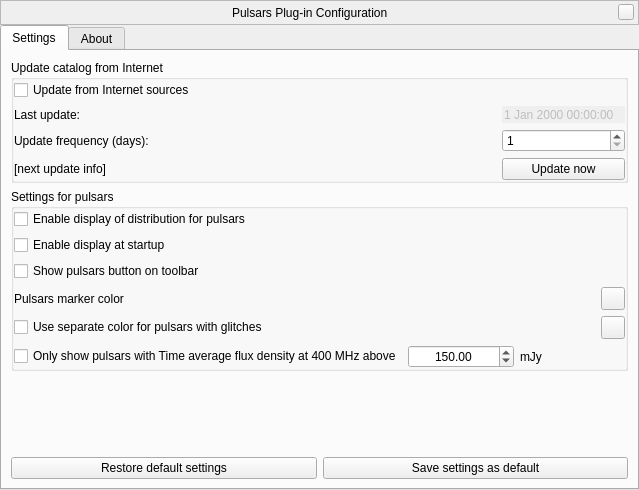
<?xml version="1.0" encoding="UTF-8"?>
<ui version="4.0">
 <class>pulsarsDialog</class>
 <widget class="QWidget" name="pulsarsDialog">
  <property name="geometry">
   <rect>
    <x>0</x>
    <y>0</y>
    <width>639</width>
    <height>490</height>
   </rect>
  </property>
  <property name="windowTitle">
   <string>Pulsars Configuration</string>
  </property>
  <layout class="QVBoxLayout" name="verticalLayout_2">
   <property name="spacing">
    <number>0</number>
   </property>
   <property name="leftMargin">
    <number>0</number>
   </property>
   <property name="topMargin">
    <number>0</number>
   </property>
   <property name="rightMargin">
    <number>0</number>
   </property>
   <property name="bottomMargin">
    <number>0</number>
   </property>
   <item>
    <widget class="BarFrame" name="TitleBar">
     <property name="sizePolicy">
      <sizepolicy hsizetype="Expanding" vsizetype="Fixed">
       <horstretch>0</horstretch>
       <verstretch>0</verstretch>
      </sizepolicy>
     </property>
     <property name="minimumSize">
      <size>
       <width>530</width>
       <height>25</height>
      </size>
     </property>
     <property name="maximumSize">
      <size>
       <width>16777215</width>
       <height>25</height>
      </size>
     </property>
     <property name="focusPolicy">
      <enum>Qt::NoFocus</enum>
     </property>
     <property name="autoFillBackground">
      <bool>false</bool>
     </property>
     <property name="frameShape">
      <enum>QFrame::StyledPanel</enum>
     </property>
     <layout class="QHBoxLayout">
      <property name="spacing">
       <number>0</number>
      </property>
      <property name="leftMargin">
       <number>0</number>
      </property>
      <property name="topMargin">
       <number>0</number>
      </property>
      <property name="rightMargin">
       <number>4</number>
      </property>
      <property name="bottomMargin">
       <number>0</number>
      </property>
      <item>
       <spacer>
        <property name="orientation">
         <enum>Qt::Horizontal</enum>
        </property>
        <property name="sizeHint" stdset="0">
         <size>
          <width>40</width>
          <height>20</height>
         </size>
        </property>
       </spacer>
      </item>
      <item>
       <widget class="QLabel" name="stelWindowTitle">
        <property name="text">
         <string>Pulsars Plug-in Configuration</string>
        </property>
       </widget>
      </item>
      <item>
       <spacer>
        <property name="orientation">
         <enum>Qt::Horizontal</enum>
        </property>
        <property name="sizeHint" stdset="0">
         <size>
          <width>40</width>
          <height>20</height>
         </size>
        </property>
       </spacer>
      </item>
      <item>
       <widget class="QPushButton" name="closeStelWindow">
        <property name="minimumSize">
         <size>
          <width>16</width>
          <height>16</height>
         </size>
        </property>
        <property name="maximumSize">
         <size>
          <width>16</width>
          <height>16</height>
         </size>
        </property>
        <property name="focusPolicy">
         <enum>Qt::NoFocus</enum>
        </property>
        <property name="text">
         <string/>
        </property>
       </widget>
      </item>
     </layout>
    </widget>
   </item>
   <item>
    <widget class="QTabWidget" name="tabs">
     <property name="documentMode">
      <bool>false</bool>
     </property>
     <widget class="QWidget" name="settingsTab">
      <attribute name="title">
       <string>Settings</string>
      </attribute>
      <layout class="QVBoxLayout" name="verticalLayout_3">
       <item>
        <widget class="QGroupBox" name="updatesGroup">
         <property name="title">
          <string>Update catalog from Internet</string>
         </property>
         <property name="flat">
          <bool>true</bool>
         </property>
         <property name="checkable">
          <bool>false</bool>
         </property>
         <layout class="QVBoxLayout" name="verticalLayout_12">
          <property name="leftMargin">
           <number>0</number>
          </property>
          <property name="topMargin">
           <number>0</number>
          </property>
          <property name="rightMargin">
           <number>0</number>
          </property>
          <property name="bottomMargin">
           <number>0</number>
          </property>
          <item>
           <widget class="QCheckBox" name="internetUpdatesCheckbox">
            <property name="text">
             <string>Update from Internet sources</string>
            </property>
           </widget>
          </item>
          <item>
           <layout class="QGridLayout" name="gridLayout">
            <item row="0" column="0">
             <widget class="QLabel" name="lastUpdateLabel">
              <property name="text">
               <string>Last update:</string>
              </property>
             </widget>
            </item>
            <item row="0" column="2">
             <widget class="QDateTimeEdit" name="lastUpdateDateTimeEdit">
              <property name="enabled">
               <bool>false</bool>
              </property>
              <property name="frame">
               <bool>false</bool>
              </property>
              <property name="buttonSymbols">
               <enum>QAbstractSpinBox::NoButtons</enum>
              </property>
             </widget>
            </item>
            <item row="1" column="0">
             <widget class="QLabel" name="updateFrequencyLabel">
              <property name="text">
               <string>Update frequency (days):</string>
              </property>
             </widget>
            </item>
            <item row="1" column="2">
             <widget class="QSpinBox" name="updateFrequencySpinBox">
              <property name="minimum">
               <number>1</number>
              </property>
              <property name="maximum">
               <number>9999</number>
              </property>
              <property name="value">
               <number>1</number>
              </property>
             </widget>
            </item>
            <item row="2" column="0">
             <widget class="QLabel" name="nextUpdateLabel">
              <property name="text">
               <string>[next update info]</string>
              </property>
             </widget>
            </item>
            <item row="2" column="1">
             <spacer name="horizontalSpacer">
              <property name="orientation">
               <enum>Qt::Horizontal</enum>
              </property>
              <property name="sizeHint" stdset="0">
               <size>
                <width>17</width>
                <height>20</height>
               </size>
              </property>
             </spacer>
            </item>
            <item row="2" column="2">
             <widget class="QPushButton" name="updateButton">
              <property name="text">
               <string>Update now</string>
              </property>
             </widget>
            </item>
           </layout>
          </item>
         </layout>
        </widget>
       </item>
       <item>
        <widget class="QGroupBox" name="displayBox">
         <property name="title">
          <string>Settings for pulsars</string>
         </property>
         <property name="flat">
          <bool>true</bool>
         </property>
         <layout class="QVBoxLayout" name="verticalLayout">
          <property name="leftMargin">
           <number>0</number>
          </property>
          <property name="topMargin">
           <number>0</number>
          </property>
          <property name="rightMargin">
           <number>0</number>
          </property>
          <property name="bottomMargin">
           <number>0</number>
          </property>
          <item>
           <widget class="QCheckBox" name="displayModeCheckBox">
            <property name="toolTip">
             <string>Plot all pulsars without labels</string>
            </property>
            <property name="text">
             <string>Enable display of distribution for pulsars</string>
            </property>
           </widget>
          </item>
          <item>
           <widget class="QCheckBox" name="displayAtStartupCheckBox">
            <property name="text">
             <string>Enable display at startup</string>
            </property>
           </widget>
          </item>
          <item>
           <widget class="QCheckBox" name="displayShowPulsarsButton">
            <property name="text">
             <string>Show pulsars button on toolbar</string>
            </property>
           </widget>
          </item>
          <item>
           <layout class="QHBoxLayout" name="horizontalLayout">
            <item>
             <widget class="QLabel" name="pulsarColorLabel">
              <property name="text">
               <string>Pulsars marker color</string>
              </property>
             </widget>
            </item>
            <item>
             <widget class="QToolButton" name="pulsarMarkerColor">
              <property name="toolTip">
               <string>Marker Color for pulsars</string>
              </property>
             </widget>
            </item>
           </layout>
          </item>
          <item>
           <layout class="QHBoxLayout" name="horizontalLayout_2">
            <item>
             <widget class="QCheckBox" name="displaySeparateColorsCheckBox">
              <property name="text">
               <string>Use separate color for pulsars with glitches</string>
              </property>
             </widget>
            </item>
            <item>
             <widget class="QToolButton" name="pulsarGlitchesMarkerColor">
              <property name="toolTip">
               <string>Marker Color for pulsars with glitches</string>
              </property>
             </widget>
            </item>
           </layout>
          </item>
          <item>
           <layout class="QHBoxLayout" name="horizontalLayout_3">
            <item>
             <widget class="QCheckBox" name="displayFilteredPulsarsCheckBox">
              <property name="text">
               <string>Only show pulsars with Time average flux density at 400 MHz above</string>
              </property>
             </widget>
            </item>
            <item>
             <widget class="QDoubleSpinBox" name="mJyDoubleSpinBox">
              <property name="alignment">
               <set>Qt::AlignCenter</set>
              </property>
              <property name="maximum">
               <double>10000.000000000000000</double>
              </property>
              <property name="value">
               <double>150.000000000000000</double>
              </property>
             </widget>
            </item>
            <item>
             <widget class="QLabel" name="mJyLabel">
              <property name="text">
               <string comment="spectral flux density">mJy</string>
              </property>
             </widget>
            </item>
           </layout>
          </item>
         </layout>
        </widget>
       </item>
       <item>
        <spacer name="verticalSpacer_3">
         <property name="orientation">
          <enum>Qt::Vertical</enum>
         </property>
         <property name="sizeHint" stdset="0">
          <size>
           <width>20</width>
           <height>120</height>
          </size>
         </property>
        </spacer>
       </item>
       <item>
        <layout class="QHBoxLayout" name="horizontalLayout_7">
         <item>
          <widget class="QPushButton" name="restoreDefaultsButton">
           <property name="sizePolicy">
            <sizepolicy hsizetype="Expanding" vsizetype="Fixed">
             <horstretch>0</horstretch>
             <verstretch>0</verstretch>
            </sizepolicy>
           </property>
           <property name="text">
            <string>Restore default settings</string>
           </property>
          </widget>
         </item>
         <item>
          <widget class="QPushButton" name="saveSettingsButton">
           <property name="sizePolicy">
            <sizepolicy hsizetype="Expanding" vsizetype="Fixed">
             <horstretch>0</horstretch>
             <verstretch>0</verstretch>
            </sizepolicy>
           </property>
           <property name="text">
            <string>Save settings as default</string>
           </property>
          </widget>
         </item>
        </layout>
       </item>
      </layout>
     </widget>
     <widget class="QWidget" name="aboutTab">
      <attribute name="title">
       <string comment="tab in plugin windows">About</string>
      </attribute>
      <layout class="QVBoxLayout" name="verticalLayout_11">
       <item>
        <widget class="QTextBrowser" name="aboutTextBrowser">
         <property name="openExternalLinks">
          <bool>true</bool>
         </property>
         <property name="openLinks">
          <bool>true</bool>
         </property>
        </widget>
       </item>
      </layout>
     </widget>
    </widget>
   </item>
  </layout>
 </widget>
 <customwidgets>
  <customwidget>
   <class>BarFrame</class>
   <extends>QFrame</extends>
   <header>Dialog.hpp</header>
   <container>1</container>
  </customwidget>
 </customwidgets>
 <resources/>
 <connections/>
</ui>
